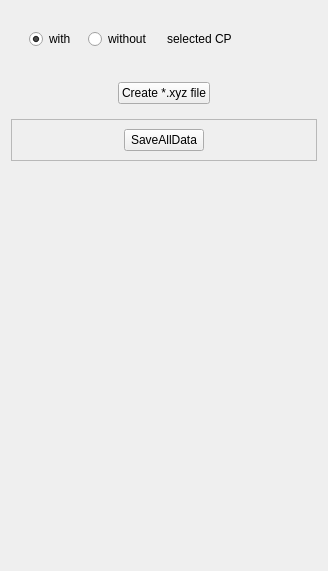
          <widget class="QWidget" name="tab_52">
           <attribute name="title">
            <string>*.xyz</string>
           </attribute>
           <layout class="QVBoxLayout" name="verticalLayout_106">
            <item>
             <widget class="QFrame" name="frame_125">
              <property name="minimumSize">
               <size>
                <width>0</width>
                <height>0</height>
               </size>
              </property>
              <property name="frameShape">
               <enum>QFrame::NoFrame</enum>
              </property>
              <property name="frameShadow">
               <enum>QFrame::Raised</enum>
              </property>
              <layout class="QHBoxLayout" name="horizontalLayout_130">
               <item>
                <widget class="QFrame" name="frame_126">
                 <property name="minimumSize">
                  <size>
                   <width>0</width>
                   <height>0</height>
                  </size>
                 </property>
                 <property name="frameShape">
                  <enum>QFrame::NoFrame</enum>
                 </property>
                 <property name="frameShadow">
                  <enum>QFrame::Raised</enum>
                 </property>
                 <layout class="QHBoxLayout" name="horizontalLayout_129">
                  <item>
                   <widget class="QRadioButton" name="radio_with_cp">
                    <property name="text">
                     <string>with</string>
                    </property>
                    <property name="checked">
                     <bool>true</bool>
                    </property>
                   </widget>
                  </item>
                  <item>
                   <widget class="QRadioButton" name="radio_without_cp">
                    <property name="text">
                     <string>without</string>
                    </property>
                   </widget>
                  </item>
                 </layout>
                </widget>
               </item>
               <item>
                <widget class="QLabel" name="label_93">
                 <property name="text">
                  <string>selected CP</string>
                 </property>
                </widget>
               </item>
              </layout>
             </widget>
            </item>
            <item>
             <widget class="QFrame" name="frame_139">
              <property name="frameShape">
               <enum>QFrame::NoFrame</enum>
              </property>
              <property name="frameShadow">
               <enum>QFrame::Raised</enum>
              </property>
              <layout class="QHBoxLayout" name="horizontalLayout_142">
               <item>
                <spacer name="horizontalSpacer_98">
                 <property name="orientation">
                  <enum>Qt::Horizontal</enum>
                 </property>
                 <property name="sizeHint" stdset="0">
                  <size>
                   <width>93</width>
                   <height>20</height>
                  </size>
                 </property>
                </spacer>
               </item>
               <item>
                <widget class="QPushButton" name="FormCreateCriXYZFile">
                 <property name="text">
                  <string>Create *.xyz file</string>
                 </property>
                </widget>
               </item>
               <item>
                <spacer name="horizontalSpacer_99">
                 <property name="orientation">
                  <enum>Qt::Horizontal</enum>
                 </property>
                 <property name="sizeHint" stdset="0">
                  <size>
                   <width>93</width>
                   <height>20</height>
                  </size>
                 </property>
                </spacer>
               </item>
              </layout>
             </widget>
            </item>
            <item>
             <widget class="QFrame" name="frame">
              <property name="minimumSize">
               <size>
                <width>0</width>
                <height>0</height>
               </size>
              </property>
              <property name="frameShape">
               <enum>QFrame::StyledPanel</enum>
              </property>
              <property name="frameShadow">
               <enum>QFrame::Raised</enum>
              </property>
              <layout class="QHBoxLayout" name="horizontalLayout_4">
               <item>
                <spacer name="horizontalSpacer">
                 <property name="orientation">
                  <enum>Qt::Horizontal</enum>
                 </property>
                 <property name="sizeHint" stdset="0">
                  <size>
                   <width>103</width>
                   <height>20</height>
                  </size>
                 </property>
                </spacer>
               </item>
               <item>
                <widget class="QPushButton" name="save_all_data">
                 <property name="text">
                  <string>SaveAllData</string>
                 </property>
                </widget>
               </item>
               <item>
                <spacer name="horizontalSpacer_2">
                 <property name="orientation">
                  <enum>Qt::Horizontal</enum>
                 </property>
                 <property name="sizeHint" stdset="0">
                  <size>
                   <width>103</width>
                   <height>20</height>
                  </size>
                 </property>
                </spacer>
               </item>
              </layout>
             </widget>
            </item>
            <item>
             <spacer name="verticalSpacer_31">
              <property name="orientation">
               <enum>Qt::Vertical</enum>
              </property>
              <property name="sizeHint" stdset="0">
               <size>
                <width>20</width>
                <height>399</height>
               </size>
              </property>
             </spacer>
            </item>
           </layout>
          </widget>
